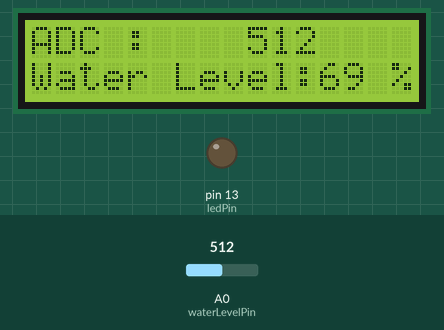
Recording of a sketch running on a simulated Arduino Uno, built with avr-gcc and run on an emulated ATmega328P. Shown: 16×2 character LCD, output pins drawn as LEDs (lit = HIGH). Inputs (shaded band) come from the test bench; at power-on: A0 (waterLevelPin) = 512.

Above: at 4.3 s.
4.4 s: A0 (waterLevelPin) set to 590
At 6.1 s:
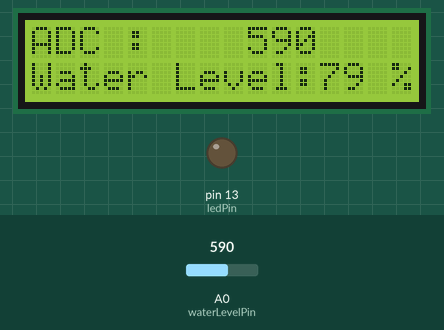
6.6 s: A0 (waterLevelPin) set to 610
At 7.5 s:
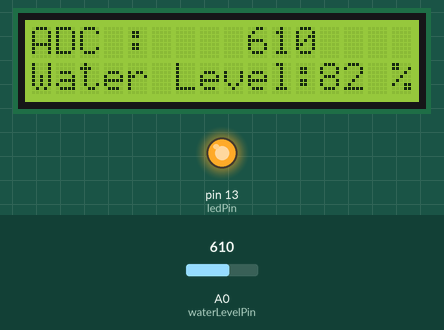
8.6 s: A0 (waterLevelPin) set to 511
At 10.0 s:
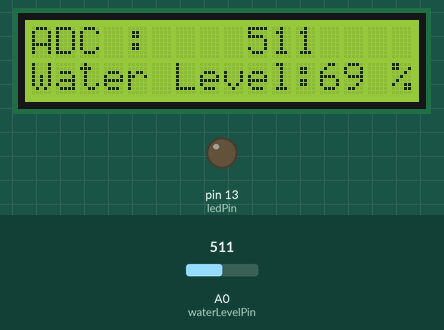
Timing chart, 0 to 11.6 s (numbered marks = the images above; inputs shaded):
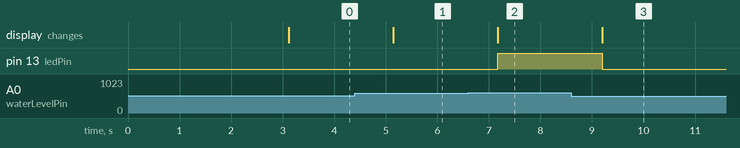

The sketch:

AR10_waterlevel.ino
```cpp
/*
 예제 6.4
 수위 센서 입력
 */

// I2C 통신 라이브러리 설정
#include <Wire.h>
// I2C LCD 라리브러리 설정
#include <LiquidCrystal_I2C.h>

const int ledPin = 13;

// LCD I2C address 설정 PCF8574:0x27, PCF8574A:0x3F
LiquidCrystal_I2C lcd(0x27,16,2);  // LCD address:0x27, 16X2 LCD

// 0번 아날로그핀을 WaterLevel Sensor 입력으로 설정한다.
const int waterLevelPin = 0;

// 센서마다 만수시 ADC 값이 틀리므로 만수 시 ADC 값을 참고하여 설정한다.
const int waterFullAdcValue = 740;

void setup() {

  pinMode(ledPin, OUTPUT);
  lcd.init(); // LCD 설정
  lcd.backlight();  // 백라이트를 켠다.

  // 메세지를 표시한다.
  lcd.print("ex 6.4");
  lcd.setCursor(0,1);
  lcd.print("Water Level");
  // 3초동안 메세지를 표시한다.
  delay(3000);

  // 모든 메세지를 삭제한 뒤
  // 숫자를 제외한 부분들을 미리 출력시킨다.
  lcd.clear();
  lcd.setCursor(0,0);
  lcd.print("ADC :  ");
  lcd.setCursor(0,1);
  lcd.print("Water Level:");
  lcd.setCursor(15,1);
  lcd.print("%");
  Serial.begin(9600);
}

void loop(){

  int adcValue; // 실제 센서로부터 읽은 값 (0~1023)
  int waterLevel; // 수위 0~100%

  // 수위 센서를 통하여 입력되는 전압을 읽는다.
  adcValue = analogRead(waterLevelPin);
  // 아날로그 입력 값을 0~100의 범위로 변경한다.

  waterLevel = map(adcValue, 0,waterFullAdcValue,0,100);

  // 전에 표시했던 내용을 지우고
  // LCD에 ADC 값과 수위를 출력한다.
  // 지우지 않으면 이전에 표시했던 값이 남게 된다.

  // 전에 표시했던 내용을 지운다.
  lcd.setCursor(9,0);
  lcd.print("    ");
  // ADC 값을 표시한다
  lcd.setCursor(9,0);
  lcd.print(adcValue);

  // 전에 표시했던 내용을 지운다.
  lcd.setCursor(13,1);
  lcd.print("  ");
  // 수위를 표시한다
  lcd.setCursor(12,1);
  lcd.print(waterLevel);
  if (waterLevel > 80){
    digitalWrite(ledPin,HIGH);
  }
  else{
    digitalWrite(ledPin,LOW);
  }

  delay(1000);
}
```

Measured:
- the behaviour switches between 599 and 600 on A0 (waterLevelPin) (found by bisection; images 1 and 2)
- after the input at 4.4 s, the display: changes after 0.75 s (image 1)
- after the input at 6.6 s, pin 13 (ledPin): LOW → HIGH after 0.58 s; the display: changes after 0.58 s (image 2)
- after the input at 8.6 s, pin 13 (ledPin): HIGH → LOW after 0.60 s; the display: changes after 0.60 s (image 3)
